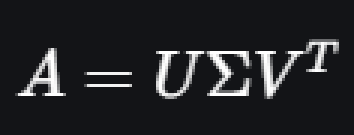
#> input picture Machine Learning/Dimensionality Reduction/Linear/Singular Value Decomposition (SVD)/images/svd.png, 118 x 45 px (shown 3 times larger)
$ jupyter execute --allow-errors svd.ipynb   (text cells are left out)
#> lines starting #> are read from the running program, lines starting #| are printed output that depends on the picture; pictures that were not available may be replaced by others from this repository, and a replacement may not be noted
[cell 1]
from PIL import Image
from IPython.display import display

img = Image.open('images/svd.png')
#> img is the input picture: PIL image 118x45 RGBA; mean R, G, B, A 36.1, 37, 39.8, 255
new_image = img.resize((150, 60))
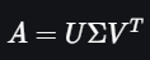
#> new_image: PIL image 150x60 RGBA; mean R, G, B, A 36, 36.9, 39.7, 255
display(new_image)

[cell 2]
from PIL import Image
from IPython.display import display

img = Image.open('images/table.png')
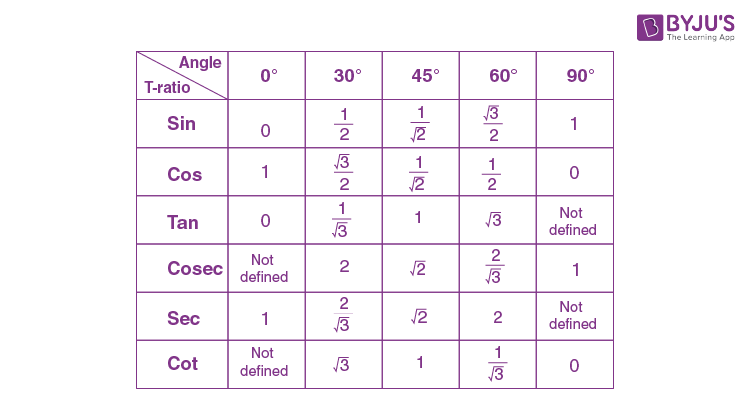
#> input picture Math/Trigonometry/images/table.jpeg, 750 x 408 px, given in place of table.png, which was not available
#> img is the input picture: PIL image 750x408 RGB; mean R, G, B 249, 245.4, 249.3
new_image = img.resize((390, 250))
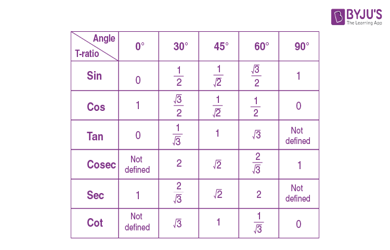
#> new_image: PIL image 390x250 RGB; mean R, G, B 248.7, 244.9, 249.1
display(new_image)
